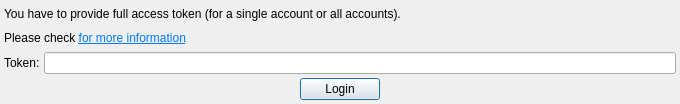
<?xml version="1.0" encoding="UTF-8"?>
<ui version="4.0">
 <class>AuthDialog</class>
 <widget class="QDialog" name="AuthDialog">
  <property name="geometry">
   <rect>
    <x>0</x>
    <y>0</y>
    <width>680</width>
    <height>104</height>
   </rect>
  </property>
  <property name="minimumSize">
   <size>
    <width>680</width>
    <height>104</height>
   </size>
  </property>
  <property name="maximumSize">
   <size>
    <width>680</width>
    <height>104</height>
   </size>
  </property>
  <property name="windowTitle">
   <string>Authorization</string>
  </property>
  <layout class="QVBoxLayout" name="verticalLayout">
   <property name="spacing">
    <number>4</number>
   </property>
   <property name="leftMargin">
    <number>4</number>
   </property>
   <property name="topMargin">
    <number>4</number>
   </property>
   <property name="rightMargin">
    <number>4</number>
   </property>
   <property name="bottomMargin">
    <number>4</number>
   </property>
   <item>
    <widget class="QLabel" name="label">
     <property name="text">
      <string>You have to provide full access token (for a single account or all accounts).</string>
     </property>
     <property name="openExternalLinks">
      <bool>true</bool>
     </property>
    </widget>
   </item>
   <item>
    <widget class="QLabel" name="label_3">
     <property name="text">
      <string>&lt;html&gt;&lt;head/&gt;&lt;body&gt;&lt;p&gt;Please check &lt;a href=&quot;https://russianinvestments.github.io/investAPI/token/&quot;&gt;&lt;span style=&quot; text-decoration: underline; color:#007af4;&quot;&gt;for more information&lt;/span&gt;&lt;/a&gt;&lt;/p&gt;&lt;/body&gt;&lt;/html&gt;</string>
     </property>
     <property name="openExternalLinks">
      <bool>true</bool>
     </property>
    </widget>
   </item>
   <item>
    <layout class="QHBoxLayout" name="horizontalLayout">
     <property name="spacing">
      <number>4</number>
     </property>
     <item>
      <widget class="QLabel" name="label_2">
       <property name="text">
        <string>Token:</string>
       </property>
      </widget>
     </item>
     <item>
      <widget class="QLineEdit" name="tokenLineEdit">
       <property name="echoMode">
        <enum>QLineEdit::EchoMode::PasswordEchoOnEdit</enum>
       </property>
      </widget>
     </item>
    </layout>
   </item>
   <item>
    <layout class="QHBoxLayout" name="horizontalLayout_2">
     <property name="spacing">
      <number>4</number>
     </property>
     <item>
      <spacer name="horizontalSpacer">
       <property name="orientation">
        <enum>Qt::Orientation::Horizontal</enum>
       </property>
       <property name="sizeHint" stdset="0">
        <size>
         <width>40</width>
         <height>20</height>
        </size>
       </property>
      </spacer>
     </item>
     <item>
      <widget class="QPushButton" name="loginButton">
       <property name="text">
        <string>Login</string>
       </property>
       <property name="default">
        <bool>true</bool>
       </property>
      </widget>
     </item>
     <item>
      <spacer name="horizontalSpacer_2">
       <property name="orientation">
        <enum>Qt::Orientation::Horizontal</enum>
       </property>
       <property name="sizeHint" stdset="0">
        <size>
         <width>40</width>
         <height>20</height>
        </size>
       </property>
      </spacer>
     </item>
    </layout>
   </item>
  </layout>
 </widget>
 <resources/>
 <connections/>
</ui>
